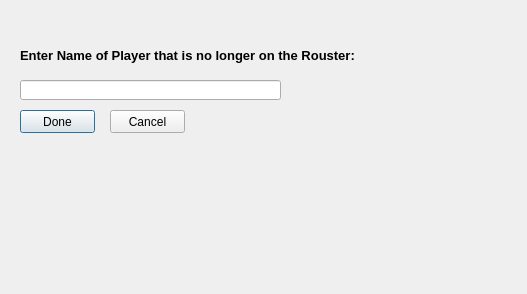
<?xml version="1.0" encoding="UTF-8"?>
<ui version="4.0">
 <class>Dialog2</class>
 <widget class="QDialog" name="Dialog2">
  <property name="geometry">
   <rect>
    <x>0</x>
    <y>0</y>
    <width>527</width>
    <height>294</height>
   </rect>
  </property>
  <property name="windowTitle">
   <string>Dialog</string>
  </property>
  <widget class="QLabel" name="labelpic">
   <property name="geometry">
    <rect>
     <x>0</x>
     <y>0</y>
     <width>521</width>
     <height>291</height>
    </rect>
   </property>
   <property name="text">
    <string/>
   </property>
  </widget>
  <widget class="QLabel" name="labelpic2">
   <property name="geometry">
    <rect>
     <x>210</x>
     <y>90</y>
     <width>301</width>
     <height>201</height>
    </rect>
   </property>
   <property name="text">
    <string/>
   </property>
  </widget>
  <widget class="QLabel" name="label">
   <property name="geometry">
    <rect>
     <x>20</x>
     <y>30</y>
     <width>521</width>
     <height>51</height>
    </rect>
   </property>
   <property name="text">
    <string>&lt;html&gt;&lt;head/&gt;&lt;body&gt;&lt;p&gt;&lt;span style=&quot; font-size:10pt; font-weight:600;&quot;&gt;Enter Name of Player that is no longer on the Rouster:&lt;/span&gt;&lt;/p&gt;&lt;/body&gt;&lt;/html&gt;</string>
   </property>
  </widget>
  <widget class="QPushButton" name="pushButton">
   <property name="geometry">
    <rect>
     <x>20</x>
     <y>110</y>
     <width>75</width>
     <height>23</height>
    </rect>
   </property>
   <property name="text">
    <string>Done</string>
   </property>
  </widget>
  <widget class="QPushButton" name="pushButton_2">
   <property name="geometry">
    <rect>
     <x>110</x>
     <y>110</y>
     <width>75</width>
     <height>23</height>
    </rect>
   </property>
   <property name="text">
    <string>Cancel</string>
   </property>
  </widget>
  <widget class="QLineEdit" name="lineEdit">
   <property name="geometry">
    <rect>
     <x>20</x>
     <y>80</y>
     <width>261</width>
     <height>20</height>
    </rect>
   </property>
  </widget>
 </widget>
 <resources/>
 <connections/>
</ui>
